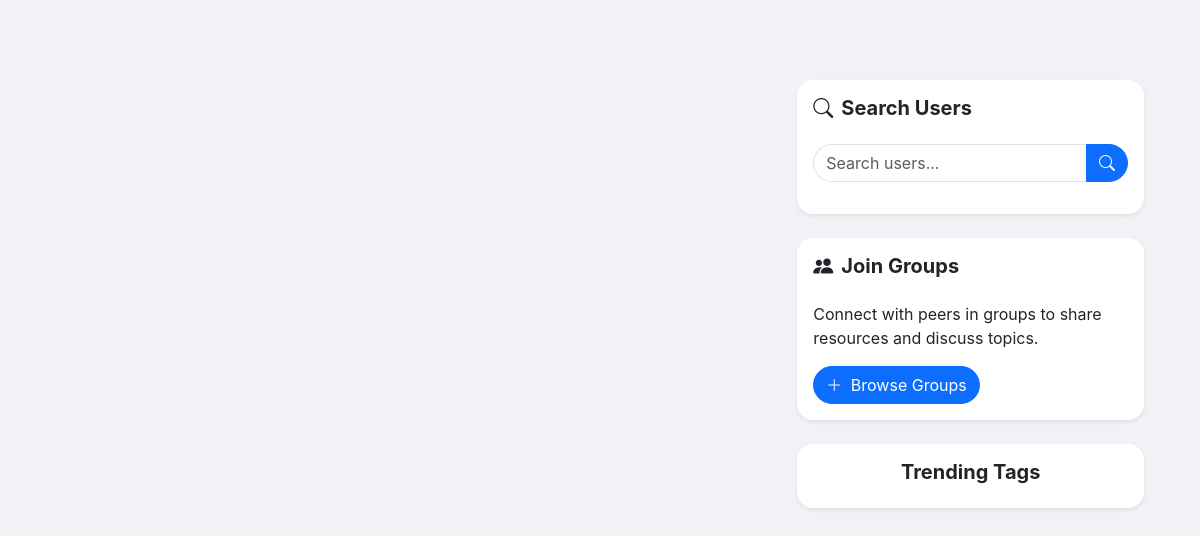
The page /feed on the database as committed earlier.
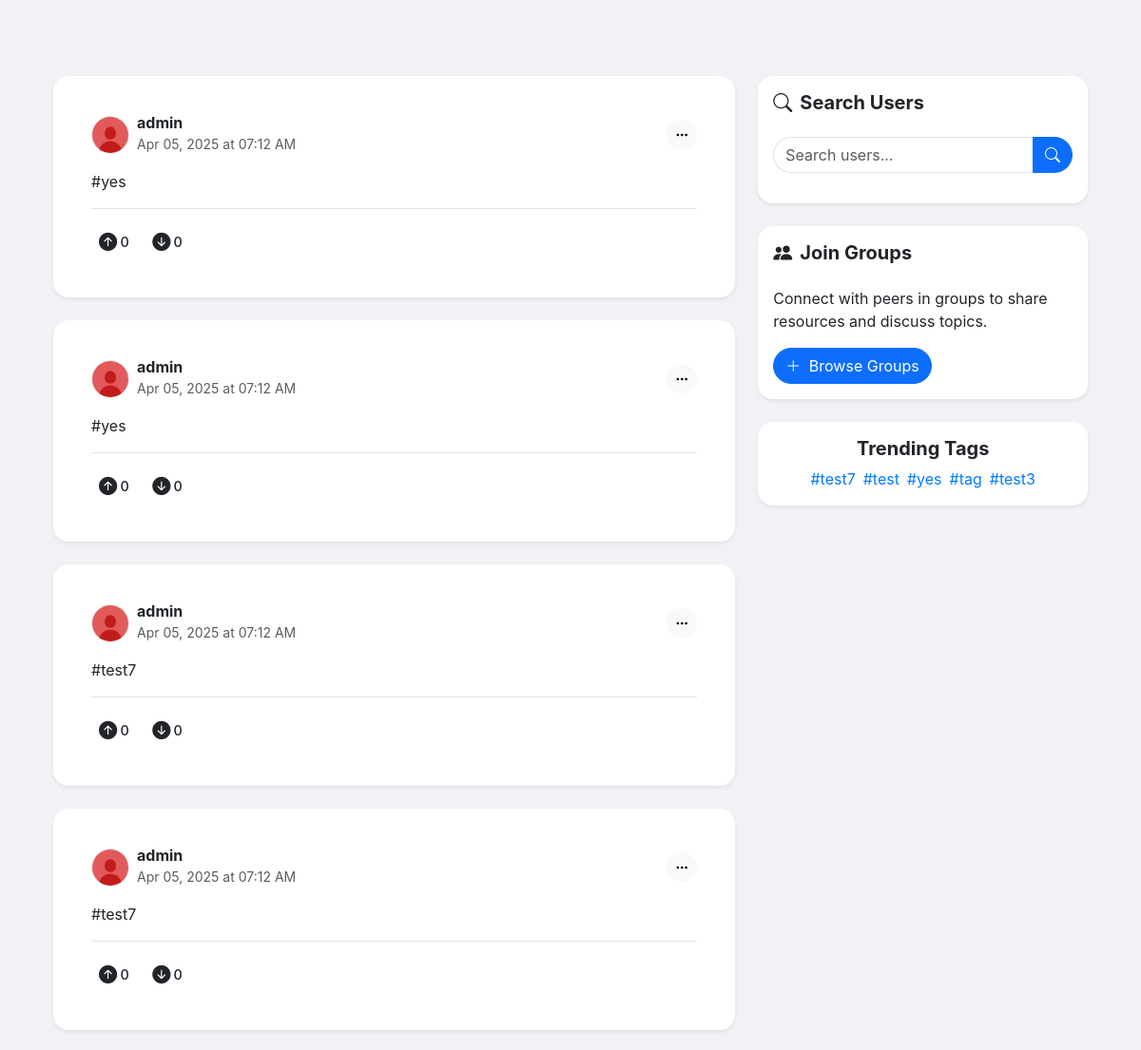
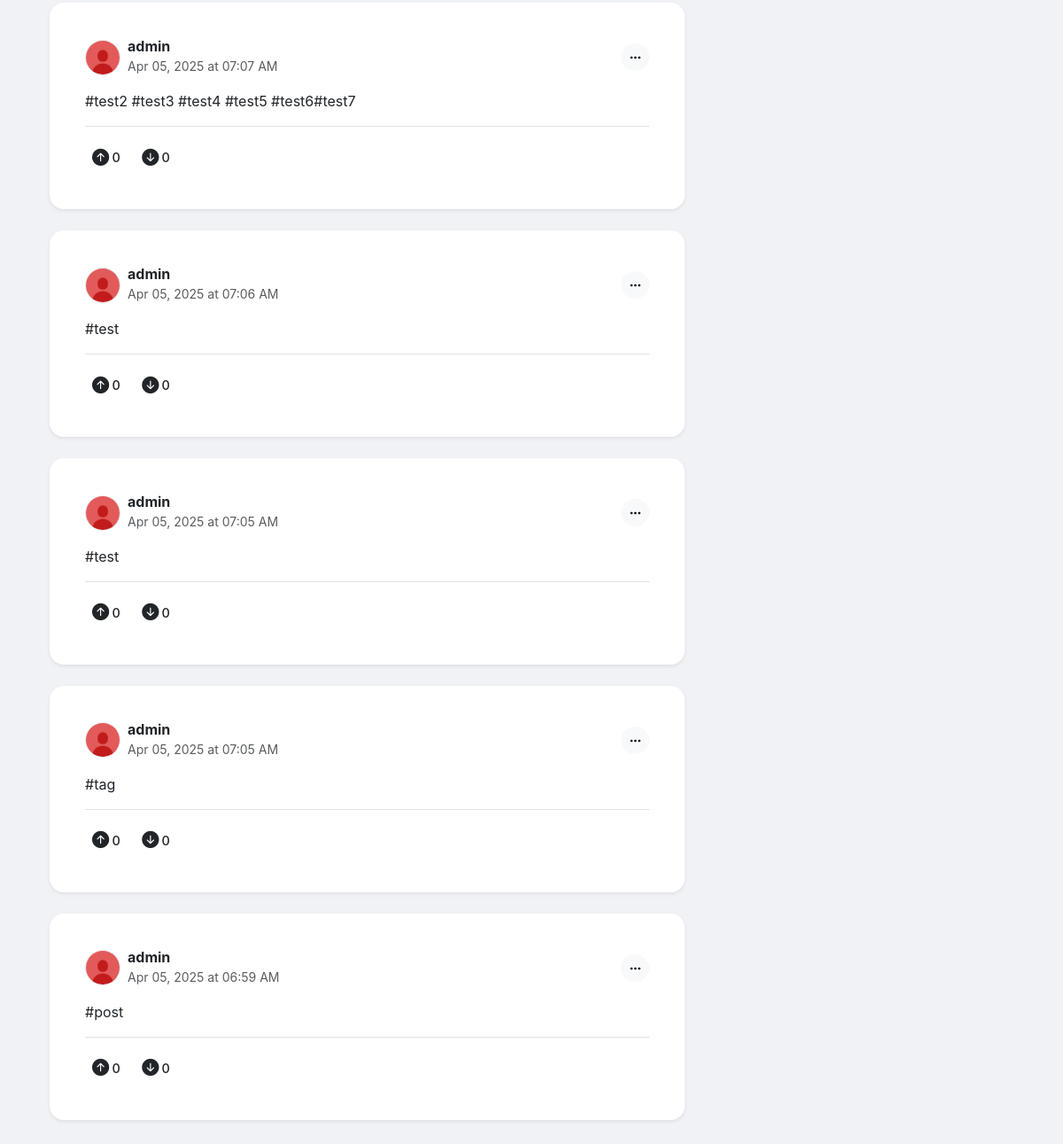
The same page on the database as committed later (2 pictures, top to bottom).
### app.py (models this page shows, shortened)
class Post(db.Model):
    id = db.Column(db.String(36), primary_key=True, default=lambda: str(uuid.uuid4()))
    content = db.Column(db.Text, nullable=False)
    image_url = db.Column(db.String(500), nullable=True)
    created_at = db.Column(db.DateTime, default=get_est_time)
    user_id = db.Column(db.String(36), db.ForeignKey('user.id'), nullable=False)
    upvotes = db.Column(db.Integer, default=0)
    downvotes = db.Column(db.Integer, default=0)

class User(db.Model, UserMixin):
    id = db.Column(db.String(36), primary_key=True, default=lambda: str(uuid.uuid4()))
    username = db.Column(db.String(80), unique=True, nullable=False)
    email = db.Column(db.String(120), unique=True, nullable=False)
    password = db.Column(db.String(200), nullable=False)
    avatar_url = db.Column(db.String(500), nullable=True, default='/static/default_avatar.jpg')
    bio = db.Column(db.Text, nullable=True)
    created_at = db.Column(db.DateTime, default=get_est_time)
    posts = db.relationship('Post', backref='user', lazy=True)
    group_posts = db.relationship('GroupPost', backref='user', lazy=True)
    groups = db.relationship('Group', secondary=group_members, backref=db.backref('members', lazy='dynamic'))

class Tag(db.Model):
    id = db.Column(db.Integer, primary_key=True)
    name = db.Column(db.String(64), unique=True, nullable=False)
    count = db.Column(db.Integer, default=1)

### routes.py (the view)
@app.route('/feed')
def feed():
    posts = Post.query.order_by(Post.created_at.desc()).all()
    trending = Tag.query.order_by(Tag.count.desc()).limit(5).all()
    return render_template('feed.html', posts=posts, trending_tags=trending)

### app.py (called while the page is built)
@app.context_processor
def inject_popular_groups():
    def get_popular_groups(limit=3):
        groups = Group.query.all()
        groups_sorted = sorted(
            groups,
            key=lambda g: g.members.count(),  # This properly counts the members
            reverse=True
        )
        return groups_sorted[:limit]
    return dict(get_popular_groups=get_popular_groups)

### templates/feed.html (shortened to what the changed rows need)
{% extends "base.html" %}
{% block content %}
<div class="container py-4">
    <div class="row g-4">
        <div class="col-lg-8">
            {% if posts %}
                {% for post in posts %}
                <div class="card mb-4 post-card border-0 rounded-4 shadow-sm" id="post-{{ post.id }}">
                    <div class="card-body p-4">
                        <div class="d-flex align-items-center mb-3">
                            <img src="{{ post.user.avatar_url }}" alt="{{ post.user.username }}" class="avatar me-2">
                            <div>
                                <h6 class="mb-0 fw-bold">{{ post.user.username }}</h6>
                                <small class="text-muted">{{ post.created_at.strftime('%b %d, %Y at %I:%M %p') }}</small>
                            </div>
                            <div class="dropdown ms-auto">
                                <button class="btn btn-sm btn-light rounded-circle" type="button" id="dropdownMenuButton{{ post.id }}" data-bs-toggle="dropdown" aria-expanded="false">
                                    <i class="bi bi-three-dots"></i>
                                </button>
                            </div>
                        </div>
                        <p class="card-text mb-3">{{ post.content }}</p>
                        <div class="d-flex align-items-center mt-3 pt-3 border-top">
                            <div class="vote-buttons" data-post-id="{{ post.id }}" data-post-type="regular">
                                <button class="btn btn-sm btn-vote upvote me-1" data-vote="upvote">
                                    <i class="bi bi-arrow-up-circle-fill"></i>
                                    <span class="upvote-count">{{ post.upvotes }}</span>
                                </button>
                                <button class="btn btn-sm btn-vote downvote me-3" data-vote="downvote">
                                    <i class="bi bi-arrow-down-circle-fill"></i>
                                    <span class="downvote-count">{{ post.downvotes }}</span>
                                </button>
                            </div>
                        </div>
                    </div>
                </div>
                {% endfor %}
            {% endif %}
        </div>
        <div class="col-lg-4">
            <div class="card border-0 rounded-4 shadow-sm pb-3">
                <div class="d-flex flex-wrap gap-2 justify-content-center ps-2 pe-2">
                    {% for tag in trending_tags %}
                        <a href="#" class="trending-tag" data-tag="{{ tag.name }}">#{{ tag.name }}</a>
                    {% endfor %}
                </div>
            </div>
        </div>
    </div>
</div>
{% endblock %}

Rows that differ between the two databases and show on the page:
added Post: user.avatar_url (placeholder picture), user.username "admin", created_at "Apr 05, 2025 at 07:12 AM", content "#yes", upvotes "0", downvotes "0"
added Post: user.avatar_url (placeholder picture), user.username "admin", created_at "Apr 05, 2025 at 07:12 AM", content "#yes", upvotes "0", downvotes "0"
added Post: user.avatar_url (placeholder picture), user.username "admin", created_at "Apr 05, 2025 at 07:12 AM", content "#test7", upvotes "0", downvotes "0"
added Post: user.avatar_url (placeholder picture), user.username "admin", created_at "Apr 05, 2025 at 07:12 AM", content "#test7", upvotes "0", downvotes "0"
added Post: user.avatar_url (placeholder picture), user.username "admin", created_at "Apr 05, 2025 at 07:07 AM", content "#test2 #test3 #test4 #test5 #test6#test7", upvotes "0", downvotes "0"
added Post: user.avatar_url (placeholder picture), user.username "admin", created_at "Apr 05, 2025 at 07:06 AM", content "#test", upvotes "0", downvotes "0"
added Post: user.avatar_url (placeholder picture), user.username "admin", created_at "Apr 05, 2025 at 07:05 AM", content "#test", upvotes "0", downvotes "0"
added Post: user.avatar_url (placeholder picture), user.username "admin", created_at "Apr 05, 2025 at 07:05 AM", content "#tag", upvotes "0", downvotes "0"
added Post: user.avatar_url (placeholder picture), user.username "admin", created_at "Apr 05, 2025 at 06:59 AM", content "#post", upvotes "0", downvotes "0"
added Tag: name "test7"
added Tag: name "test"
added Tag: name "yes"
added Tag: name "tag"
added Tag: name "test3"
